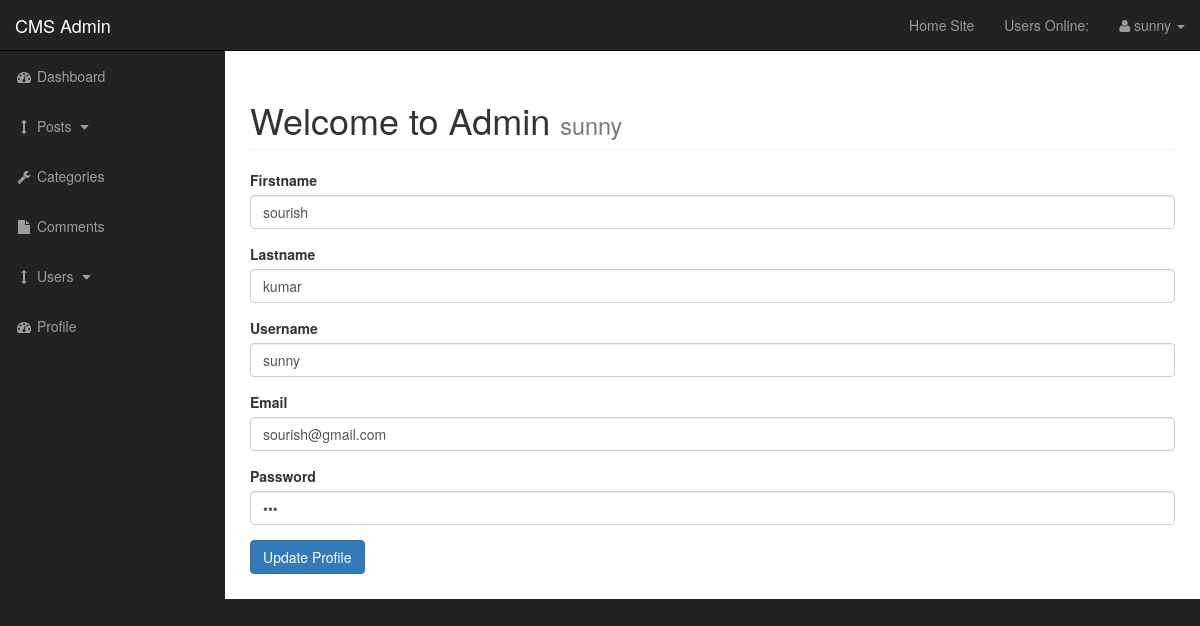
Screenshot of /admin/profile.php (signed in) with the database file from the repository.
### tables this page shows
CREATE TABLE `users` (
  `user_id` int(3) NOT NULL,
  `username` varchar(255) NOT NULL,
  `user_password` varchar(255) NOT NULL,
  `user_firstname` varchar(255) NOT NULL,
  `user_lastname` varchar(255) NOT NULL,
  `user_email` varchar(255) NOT NULL,
  `user_image` text NOT NULL,
  `user_role` varchar(255) NOT NULL,
  `randSalt` varchar(255) NOT NULL
);

### admin/profile.php (the view, shortened to what this page needs)
<?php include "includes/admin_header.php"; ?>
<?php
if(isset($_SESSION['username']))
{
$username = $_SESSION['username'];
$query = "SELECT * FROM users WHERE username = '{$username}'";
$select_user_profile = mysqli_query($connection,$query);
while($row = mysqli_fetch_assoc($select_user_profile))
{
  $username = $row['username'];
  $user_password = $row['user_password'];
  $user_firstname = $row['user_firstname'];
  $user_lastname = $row['user_lastname'];
  $user_email = $row['user_email'];
}
}
 ?>
    <div id="wrapper">
      <?php include "includes/admin_navigation.php"; ?>
        <div id="page-wrapper">
            <div class="container-fluid">
                <div class="row">
                    <div class="col-lg-12">
                      <h1 class="page-header">
                          Welcome to Admin
                          <small><?php echo $_SESSION['username']; ?></small>
                      </h1>
                      <form action="" method="post" enctype="multipart/form-data">
                        <div class="form-group">
                          <label for="firstname">Firstname</label>
                          <input value="<?php echo $user_firstname; ?>" type="text" name="user_firstname" class="form-control">
                        </div>
                        <div class="form-group">
                          <label for="lastname">Lastname</label>
                          <input value="<?php echo $user_lastname; ?>" type="text" name="user_lastname" class="form-control">
                        </div>
                        <div class="form-group">
                          <label for="username">Username</label>
                          <input value="<?php echo $username; ?>" type="text" name="username" class="form-control">
                        </div>
                        <div class="form-group">
                          <label for="email">Email</label>
                          <input value="<?php echo $user_email; ?>" type="email" name="user_email" class="form-control">
                        </div>
                        <div class="form-group">
                          <label for="password">Password</label>
                          <input value="<?php echo $user_password; ?>" type="password" name="user_password" class="form-control">
                        </div>
                        <div class="form-group">
                        <input class="btn btn-primary" type="submit" name="edit_user" value="Update Profile">
                        </div>
                      </form>
                    </div>
                </div>
            </div>
        </div>
    </div>
<?php include "includes/admin_footer.php"; ?>

### admin/css/sb-admin.css (style rules this page uses)
body { margin-top: 100px; background-color: #222; }
@media (min-width:768px) { body { margin-top: 50px; } }
#wrapper { padding-left: 0; }
#page-wrapper { width: 100%; padding: 0; background-color: #fff; }
@media (min-width:768px) { #wrapper { padding-left: 225px; } }
@media (min-width:768px) { #page-wrapper { padding: 10px; } }

### rows the page displays
users: user_firstname "sourish", user_lastname "kumar", username "sunny", user_email "sourish@gmail.com"

### other values shown
$_SESSION['username'] "sunny"
